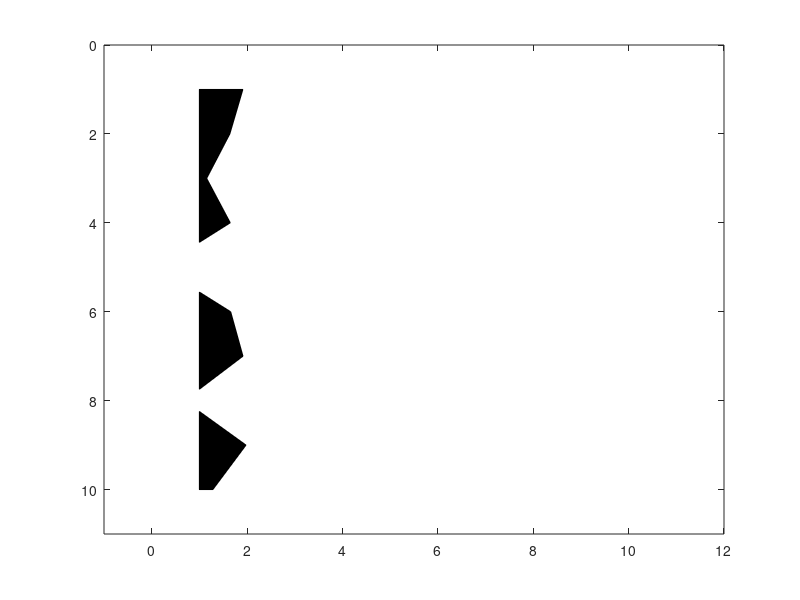

MATLAB code to generate this figure: (Note: this script raises an error after producing the figure.)
function wigb (a,scal,x,z,amx)
if nargin == 0, nx=10;nz=10; a = rand(nz,nx)-0.5; end;
[nz,nx]=size(a);
trmx= max(abs(a));
if (nargin <= 4); amx=mean(trmx);  end;
if (nargin <= 2); x=[1:nx]; z=[1:nz]; end;
if (nargin <= 1); scal =1; end;
if nx <= 1 ; disp(' ERR: PlotWig: nx has to be more than 1');return;end;
% take the average as dx
dx1 = abs(x(2:nx)-x(1:nx-1));
dx = median(dx1);
dz=z(2)-z(1);
xmx=max(max(a)); xmn=min(min(a));
if scal == 0; scal=1; end;
a = a * dx /amx;
a = a * scal;
fprintf(' PlotWig: data range [%f, %f], plotted max %f \n',xmn,xmx,amx);
% set display range
x1=min(x)-2.0*dx; x2=max(x)+2.0*dx;
z1=min(z)-dz; 
z2=max(z)+dz;
set(gca,'NextPlot','add','Box','on', 'XLim', [x1 x2], 'YDir','reverse','YLim',[z1 z2]);
fillcolor = [0 0 0];
linecolor = [0 0 0];
linewidth = 0.1;
z=z';         % input as row vector
zstart=z(1);
zend  =z(nz);
for i=1:nx
if trmx(i) ~= 0;    % skip the zero traces
tr=a(:,i);         % --- one scale for all section
s = sign(tr) ;
i1= find( s(1:nz-1) ~= s(2:nz) );        % zero crossing points
npos = length(i1);
%12/7/97
zadd = i1 + tr(i1) ./ (tr(i1) - tr(i1+1)); %locations with 0 amplitudes
aadd = zeros(size(zadd));
[zpos,vpos] = find(tr >0);
[zz,iz] = sort([zpos; zadd]);         % indices of zero point plus positives
aa = [tr(zpos); aadd];
aa = aa(iz);
% be careful at the ends
if tr(1)>0,         a0=0; z0=1.00;
else,                 a0=0; z0=zadd(1);
end;
if tr(nz)>0,         a1=0; z1=nz;
else,                 a1=0; z1=max(zadd);
end;
zz = [z0; zz; z1; z0];
aa = [a0; aa; a1; a0];
zzz = zstart + zz*dz -dz;
patch( aa+x(i) , zzz,  fillcolor);
line( 'Color',[1 1 1],'EraseMode','background','Xdata', x(i)+[0 0], 'Ydata',[zstart zend]); % remove zero line
line( 'Color',linecolor,'EraseMode','background','LineWidth',linewidth, 'Xdata', tr+x(i), 'Ydata',z);        % negatives line
else % zeros trace
line( 'Color',linecolor,'EraseMode','background','LineWidth',linewidth,'Xdata', [x(i) x(i)], 'Ydata',[zstart zend]);
end;
end;
end